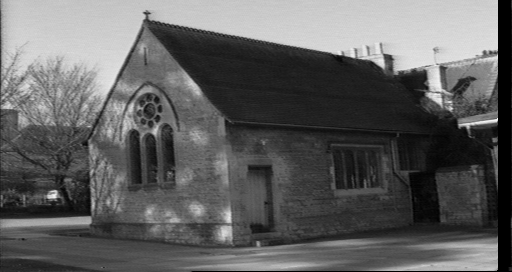
#> input picture TP2_stereo/img/chapel00.png, 512 x 272 px
$ python lab2_epipolar.py
#> lines starting #> are read from the running program, lines starting #| are printed output that depends on the picture
import numpy as np
import cv2
from numpy import linalg as LA

def normalize_transformation(points: np.ndarray) -> np.ndarray:
    """
    Compute a similarity transformation matrix that translate the points such that
    their center is at the origin & the avg distance from the origin is sqrt(2)
    :param points: <float: num_points, 2> set of key points on an image
    :return: (sim_trans <float, 3, 3>)
    """
    center = np.mean(points,axis = 0)  # TODO: find center of the set of points by computing mean of x & y
    dist = np.linalg.norm(points-center)  # TODO: matrix of distance from every point to the origin, shape: <num_points, 1>
    s = np.sqrt(2)/ np.mean(dist) # TODO: scale factor the similarity transformation = sqrt(2) / (mean of dist)
    sim_trans = np.array([
        [s,     0,      -s * center[0]],
        [0,     s,      -s * center[1]],
        [0,     0,      1]
    ])
    return sim_trans


def homogenize(points: np.ndarray) -> np.ndarray:
    """
    Convert points to homogeneous coordinate
    :param points: <float: num_points, num_dim>
    :return: <float: num_points, 3>
    """
    return np.concatenate((points, np.ones((points.shape[0], 1))), axis=1)


# read image & put them in grayscale
img1 = cv2.imread('./img/chapel00.png', 0)  # queryImage
#> img1 is the input picture: shape (272, 512); min 0, max 245, mean 96.2
img2 = cv2.imread('./img/chapel01.png', 0)  # trainImage
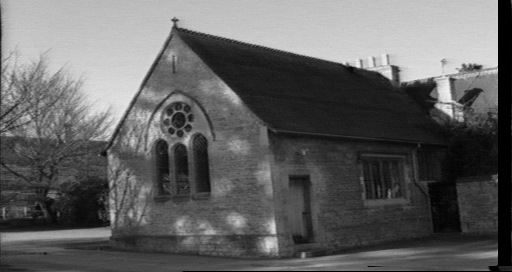
#> input picture TP2_stereo/img/chapel01.png, 512 x 272 px
#> img2 is the input picture: shape (272, 512); min 0, max 241, mean 97.9

# detect kpts & compute descriptor
orb = cv2.ORB_create()
kp1, des1 = orb.detectAndCompute(img1, None)
#> kp1 = 479 keypoints; strongest (x, y, size): (468, 126, 31), (54, 194, 53.6), (423, 73, 64.3), (55, 196, 44.6)
kp2, des2 = orb.detectAndCompute(img2, None)
#> kp2 = 485 keypoints; strongest (x, y, size): (430, 80, 77.1), (396, 67, 53.6), (389, 76, 53.6), (358, 66, 31)

# match kpts
bf = cv2.BFMatcher(cv2.NORM_HAMMING, crossCheck=True)
matches = bf.match(des1, des2)
#> matches = 234 matches

# organize key points into matrix, each row is a point
query_kpts = np.array([kp1[m.queryIdx].pt for m in matches]).reshape((-1, 2))  # shape: <num_pts, 2>
#> query_kpts = 234 pairs, first value 46 to 480, second value 44 to 227
train_kpts = np.array([kp2[m.trainIdx].pt for m in matches]).reshape((-1, 2))  # shape: <num_pts, 2>
#> train_kpts = 234 pairs, first value 94.56 to 464.4, second value 55 to 234

# normalize kpts
T_query = normalize_transformation(query_kpts)  # get the similarity transformation for normalizing query kpts
#> in normalize_transformation, `center = np.mean(points,axis = 0)`: center = [246.4, 107.2]
#> in normalize_transformation, `dist = np.linalg.norm(points-center)`: dist = 2181.3
#> in normalize_transformation, `s = np.sqrt(2)/ np.mean(dist)`: s = 0.000648
#> in normalize_transformation, `sim_trans = np.array([ [s,     0,      -s * center[0]], [0,     s,    ..`: sim_trans = [[0.000648, 0, -0.16], [0, 0.000648, -0.0695], [0, 0, 1]]
#> T_query has the same summary as sim_trans in normalize_transformation
normalized_query_kpts = T_query@np.transpose(homogenize(query_kpts))  # TODO: apply T_query to query_kpts to normalize them
normalized_query_kpts = np.transpose(normalized_query_kpts)
#> normalized_query_kpts = 234 rows, first 8: [0.0989, -0.0229, 1], [-0.0703, -0.000808, 1], [0.116, -0.0125, 1], [-0.0592, 0.0167, 1], [0.115, -0.0241, 1], [-0.0683, 0.000489, 1], [0.116, -0.0157, 1], [0.0873, -0.0358, 1]

T_train = normalize_transformation(train_kpts)  # get the similarity transformation for normalizing train kpts
#> T_train = [[0.000688, 0, -0.183], [0, 0.000688, -0.0803], [0, 0, 1]]
normalized_train_kpts = T_train@np.transpose(homogenize(train_kpts))  # TODO: apply T_train to train_kpts to normalize them
normalized_train_kpts = np.transpose(normalized_train_kpts)
#> normalized_train_kpts = 234 rows, first 8: [0.0961, -0.0232, 1], [-0.0691, -0.00115, 1], [0.117, -0.0122, 1], [-0.0546, 0.0188, 1], [0.116, -0.0252, 1], [-0.0662, 0.000637, 1], [0.113, -0.0156, 1], [0.0841, -0.0373, 1]

# construct homogeneous linear equation to find fundamental matrix
xp1 = normalized_query_kpts[:,0]
#> xp1 = 234 values, max 0.151 at index 17, min -0.13 at index 41, mean -7.59e-18
yp1 = normalized_query_kpts[:,1]
#> yp1 = 234 values, max 0.0776 at index 35, min -0.041 at index 40, mean 8.07e-18
x1 = normalized_train_kpts[:,0]
#> x1 = 234 values, max 0.137 at index 92, min -0.118 at index 187, mean 3.8e-18
y1 = normalized_train_kpts[:,1]
#> y1 = 234 values, max 0.0807 at index 44, min -0.0424 at index 40, mean -4.98e-18
one = normalized_train_kpts[:,2]
#> one = 234 values from 1 to 1

print(np.shape(xp1*x1))
#| (234,)

A = np.array([[xp1*x1], [xp1*y1], [xp1] , [yp1*x1], [yp1*y1], [yp1],[x1],[y1],[one]]).squeeze()
A = A.T # TODO: construct A according to Eq.(3) in lab subject
print(np.shape(A))
#| (234, 9)
# TODO: find vector f by solving A f = 0 using SVD
# hint: perform SVD of A using np.linalg.svd to get u, s, vh (vh is the transpose of v)
# hint: f is the last column of v

U,S,Vh = np.linalg.svd(A)
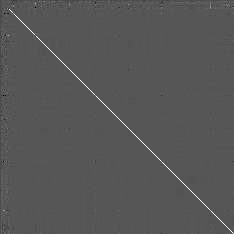
#> U: shape (234, 234) float64; min -0.515, max 0.992, mean -0.000279; drawn with min black and max white
#> S = [15.3, 1.93, 0.386, 0.344, 0.0754, 0.0634, 0.0305, 0.00848, 0.00707]
f = Vh[-1]
#> f = [-0.0404, -0.708, 0.0257, 0.487, -0.508, 0.0236, -0.0237, -0.0117, 0.000294]

# arrange f into 3x3 matrix to get fundamental matrix F
F = f.reshape(3, 3)
#> F = [[-0.0404, -0.708, 0.0257], [0.487, -0.508, 0.0236], [-0.0237, -0.0117, 0.000294]]
print('rank F: ', np.linalg.matrix_rank(F))  # should be = 3
#| rank F:  3

# TODO: force F to have rank 2
# hint: perform SVD of F using np.linalg.svd to get u, s, vh
U1,S1,Vh1 = np.linalg.svd(F)
#> U1 = [[0.711, -0.701, -0.0485], [0.703, 0.71, 0.0446], [0.00321, -0.0658, 0.998]]; S1 = [0.917, 0.399, 0.000102]; Vh1 = [[0.342, -0.939, 0.038], [0.94, 0.342, -0.00305], [-0.0101, 0.0368, 0.999]]
print(np.diag(S1))
#| [[9.16742009e-01 0.00000000e+00 0.00000000e+00]
#|  [0.00000000e+00 3.99479760e-01 0.00000000e+00]
#|  [0.00000000e+00 0.00000000e+00 1.01916719e-04]]

# hint: set the smallest singular value of F to 0
sigma,W= np.linalg.eig(np.diag(S1))
#> sigma = [0.917, 0.399, 0.000102]; W = [[1, 0, 0], [0, 1, 0], [0, 0, 1]]
new_s = np.diag(sigma)
#> new_s = [[0.917, 0, 0], [0, 0.399, 0], [0, 0, 0.000102]]
new_s[-1] = 0
# hint: reconstruct F from u, new_s, vh
F = U1@new_s@Vh1
#> F = [[-0.0404, -0.708, 0.0257], [0.487, -0.508, 0.0236], [-0.0237, -0.0118, 0.000192]]
assert np.linalg.matrix_rank(F) == 2, 'Fundamental matrix must have rank 2'

# TODO: de-normlaize F
F = np.transpose(T_query)@F@T_train
#> F = [[-1.8e-08, -3.16e-07, 5.83e-05], [2.17e-07, -2.27e-07, -1.58e-05], [-3.52e-05, 9.4e-05, -0.00719]]

# hint: last line of Algorithme 1 in the lab subject
#> (the run stopped early here; a loop or call above may not have finished)
